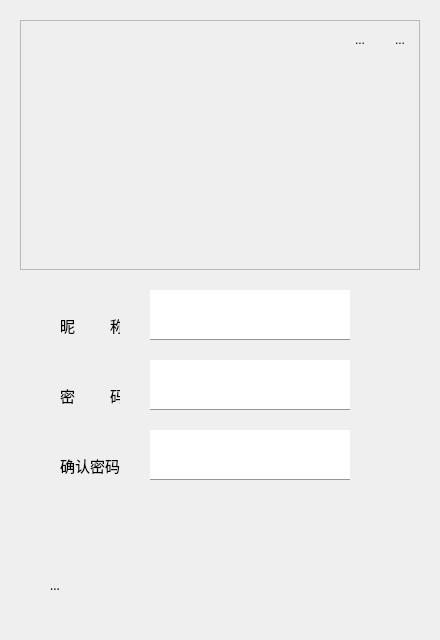
<?xml version="1.0" encoding="UTF-8"?>
<ui version="4.0">
 <class>Register</class>
 <widget class="QWidget" name="Register">
  <property name="geometry">
   <rect>
    <x>0</x>
    <y>0</y>
    <width>440</width>
    <height>640</height>
   </rect>
  </property>
  <property name="minimumSize">
   <size>
    <width>440</width>
    <height>640</height>
   </size>
  </property>
  <property name="maximumSize">
   <size>
    <width>440</width>
    <height>660</height>
   </size>
  </property>
  <property name="font">
   <font>
    <family>Goudy Old Style</family>
   </font>
  </property>
  <property name="windowTitle">
   <string>Form</string>
  </property>
  <property name="styleSheet">
   <string notr="true">QWidget#widget{
border:none;
	background-image: url(:/img/login.png);
border-radius:15px;
}
QToolButton#closeButton{
color:rgb(0,0,0);
border-style:none;
}
QToolButton#closeButton::hover{
color:rgb(255,255,255);
background-color: rgba(255, 56, 56, 150);
}
QToolButton#minimizeButton{
border-style:none;
color:rgb(0,0,0);
}
QToolButton#minimizeButton::hover{
border-style:none;
color:rgb(0,0,0);
background-color: rgba(203, 203, 203, 150);
}
QToolButton#registerButton{
border-style:none;
}
QToolButton#registerButton::hover{
border-style:none;
border-image: url(:/img/loginbtnhover.png);
}
QPushButton#loginButton{
border-style:none;
text-decoration:underline;
}
QPushButton#loginButton::hover{
border-style:none;
color:rgb(0,0,255);
text-decoration:underline;
}
QLineEdit#account{
border:none;
border-bottom:1px solid rgb(0, 0, 0);
border-bottom:1px solid rgb(150, 150, 150);
}
QLineEdit#pwd{
border:none;
border-bottom:1px solid rgb(0, 0, 0);
border-bottom:1px solid rgb(150, 150, 150);
}
QLineEdit#pwd2{
border:none;
border-bottom:1px solid rgb(0, 0, 0);
border-bottom:1px solid rgb(150, 150, 150);
}</string>
  </property>
  <widget class="QWidget" name="widget" native="true">
   <property name="geometry">
    <rect>
     <x>20</x>
     <y>20</y>
     <width>400</width>
     <height>600</height>
    </rect>
   </property>
   <property name="minimumSize">
    <size>
     <width>400</width>
     <height>600</height>
    </size>
   </property>
   <property name="maximumSize">
    <size>
     <width>400</width>
     <height>600</height>
    </size>
   </property>
   <widget class="QLabel" name="accountLable">
    <property name="geometry">
     <rect>
      <x>40</x>
      <y>280</y>
      <width>60</width>
      <height>50</height>
     </rect>
    </property>
    <property name="font">
     <font>
      <family>微软雅黑</family>
      <pointsize>11</pointsize>
      <weight>50</weight>
      <italic>false</italic>
      <bold>false</bold>
     </font>
    </property>
    <property name="styleSheet">
     <string notr="true">font: 11pt &quot;微软雅黑&quot;;</string>
    </property>
    <property name="text">
     <string>昵         称</string>
    </property>
    <property name="textFormat">
     <enum>Qt::AutoText</enum>
    </property>
    <property name="alignment">
     <set>Qt::AlignLeading|Qt::AlignLeft|Qt::AlignVCenter</set>
    </property>
   </widget>
   <widget class="QLabel" name="pwdLable">
    <property name="geometry">
     <rect>
      <x>40</x>
      <y>350</y>
      <width>60</width>
      <height>50</height>
     </rect>
    </property>
    <property name="font">
     <font>
      <family>微软雅黑</family>
      <pointsize>11</pointsize>
      <weight>50</weight>
      <italic>false</italic>
      <bold>false</bold>
     </font>
    </property>
    <property name="styleSheet">
     <string notr="true">font: 11pt &quot;微软雅黑&quot;;</string>
    </property>
    <property name="text">
     <string>密         码</string>
    </property>
    <property name="textFormat">
     <enum>Qt::AutoText</enum>
    </property>
    <property name="alignment">
     <set>Qt::AlignLeading|Qt::AlignLeft|Qt::AlignVCenter</set>
    </property>
   </widget>
   <widget class="QLabel" name="pwd2Lable">
    <property name="geometry">
     <rect>
      <x>40</x>
      <y>420</y>
      <width>60</width>
      <height>50</height>
     </rect>
    </property>
    <property name="font">
     <font>
      <family>微软雅黑</family>
      <pointsize>11</pointsize>
      <weight>50</weight>
      <italic>false</italic>
      <bold>false</bold>
     </font>
    </property>
    <property name="styleSheet">
     <string notr="true">font: 11pt &quot;微软雅黑&quot;;</string>
    </property>
    <property name="text">
     <string>确认密码</string>
    </property>
    <property name="textFormat">
     <enum>Qt::AutoText</enum>
    </property>
    <property name="alignment">
     <set>Qt::AlignRight|Qt::AlignTrailing|Qt::AlignVCenter</set>
    </property>
   </widget>
   <widget class="QLineEdit" name="account">
    <property name="geometry">
     <rect>
      <x>130</x>
      <y>270</y>
      <width>200</width>
      <height>50</height>
     </rect>
    </property>
    <property name="font">
     <font>
      <family>SimSun</family>
      <pointsize>12</pointsize>
     </font>
    </property>
   </widget>
   <widget class="QLineEdit" name="pwd">
    <property name="geometry">
     <rect>
      <x>130</x>
      <y>340</y>
      <width>200</width>
      <height>50</height>
     </rect>
    </property>
    <property name="font">
     <font>
      <family>SimSun</family>
      <pointsize>12</pointsize>
     </font>
    </property>
   </widget>
   <widget class="QLineEdit" name="pwd2">
    <property name="geometry">
     <rect>
      <x>130</x>
      <y>410</y>
      <width>200</width>
      <height>50</height>
     </rect>
    </property>
    <property name="font">
     <font>
      <family>SimSun</family>
      <pointsize>12</pointsize>
     </font>
    </property>
   </widget>
   <widget class="QFrame" name="frame">
    <property name="geometry">
     <rect>
      <x>0</x>
      <y>0</y>
      <width>400</width>
      <height>250</height>
     </rect>
    </property>
    <property name="frameShape">
     <enum>QFrame::StyledPanel</enum>
    </property>
    <property name="frameShadow">
     <enum>QFrame::Raised</enum>
    </property>
    <widget class="QLabel" name="label">
     <property name="geometry">
      <rect>
       <x>0</x>
       <y>0</y>
       <width>400</width>
       <height>250</height>
      </rect>
     </property>
     <property name="text">
      <string/>
     </property>
     <property name="pixmap">
      <pixmap resource="resourse.qrc">:/img/login_bg2.jpg</pixmap>
     </property>
    </widget>
    <widget class="QToolButton" name="minimizeButton">
     <property name="geometry">
      <rect>
       <x>320</x>
       <y>0</y>
       <width>40</width>
       <height>40</height>
      </rect>
     </property>
     <property name="styleSheet">
      <string notr="true">QToolButton {
    border: none; /* 无边框 */
    background-color: transparent; /* 背景透明 */
}

QToolButton:hover {
    border: 1px solid gray; /* 鼠标悬浮时出现细边框 */
    background-color: #e0e0e0; /* 鼠标悬浮时背景颜色略微变深 */
}

QToolButton:pressed {
    background-color: #e0e0e0; /* 鼠标按下时背景颜色略微变深 */
}</string>
     </property>
     <property name="text">
      <string>...</string>
     </property>
     <property name="icon">
      <iconset resource="resourse.qrc">
       <normaloff>:/img/minimize2.png</normaloff>:/img/minimize2.png</iconset>
     </property>
    </widget>
    <widget class="QToolButton" name="closeButton">
     <property name="geometry">
      <rect>
       <x>360</x>
       <y>0</y>
       <width>40</width>
       <height>40</height>
      </rect>
     </property>
     <property name="styleSheet">
      <string notr="true">QToolButton {
    border: none; /* 无边框 */
    background-color: transparent; /* 背景透明 */
}

QToolButton:hover {
    border: 1px solid gray; /* 鼠标悬浮时出现细边框 */
    background-color: red; /* 鼠标悬浮时背景颜色变为红色 */
}

QToolButton:pressed {
    background-color: red; /* 鼠标按下时背景颜色变为红色 */
}
</string>
     </property>
     <property name="text">
      <string>...</string>
     </property>
     <property name="icon">
      <iconset resource="resourse.qrc">
       <normaloff>:/img/close2.png</normaloff>:/img/close2.png</iconset>
     </property>
    </widget>
   </widget>
   <widget class="QToolButton" name="loginButton">
    <property name="geometry">
     <rect>
      <x>10</x>
      <y>540</y>
      <width>50</width>
      <height>50</height>
     </rect>
    </property>
    <property name="styleSheet">
     <string notr="true">QToolButton {
    border: none; /* 无边框 */
    background-color: transparent; /* 背景透明 */
}

QToolButton:hover {
    border: 1px solid gray; /* 鼠标悬浮时出现细边框 */
    background-color: #e0e0e0; /* 鼠标悬浮时背景颜色略微变深 */
}

QToolButton:pressed {
    background-color: #e0e0e0; /* 鼠标按下时背景颜色略微变深 */
}</string>
    </property>
    <property name="text">
     <string>...</string>
    </property>
    <property name="icon">
     <iconset resource="resourse.qrc">
      <normaloff>:/img/prev_page.png</normaloff>:/img/prev_page.png</iconset>
    </property>
    <property name="iconSize">
     <size>
      <width>40</width>
      <height>40</height>
     </size>
    </property>
   </widget>
   <widget class="QToolButton" name="btn_register">
    <property name="geometry">
     <rect>
      <x>340</x>
      <y>540</y>
      <width>50</width>
      <height>50</height>
     </rect>
    </property>
    <property name="styleSheet">
     <string notr="true">QToolButton {
    border: none; /* 无边框 */
    background-color: transparent; /* 背景透明 */
}

QToolButton:hover {
    border: 1px solid gray; /* 鼠标悬浮时出现细边框 */
    background-color: #e0e0e0; /* 鼠标悬浮时背景颜色略微变深 */
}

QToolButton:pressed {
    background-color: #e0e0e0; /* 鼠标按下时背景颜色略微变深 */
}</string>
    </property>
    <property name="text">
     <string/>
    </property>
    <property name="icon">
     <iconset resource="resourse.qrc">
      <normaloff>:/img/ok.png</normaloff>:/img/ok.png</iconset>
    </property>
    <property name="iconSize">
     <size>
      <width>40</width>
      <height>40</height>
     </size>
    </property>
   </widget>
  </widget>
 </widget>
 <resources>
  <include location="resourse.qrc"/>
 </resources>
 <connections/>
</ui>
